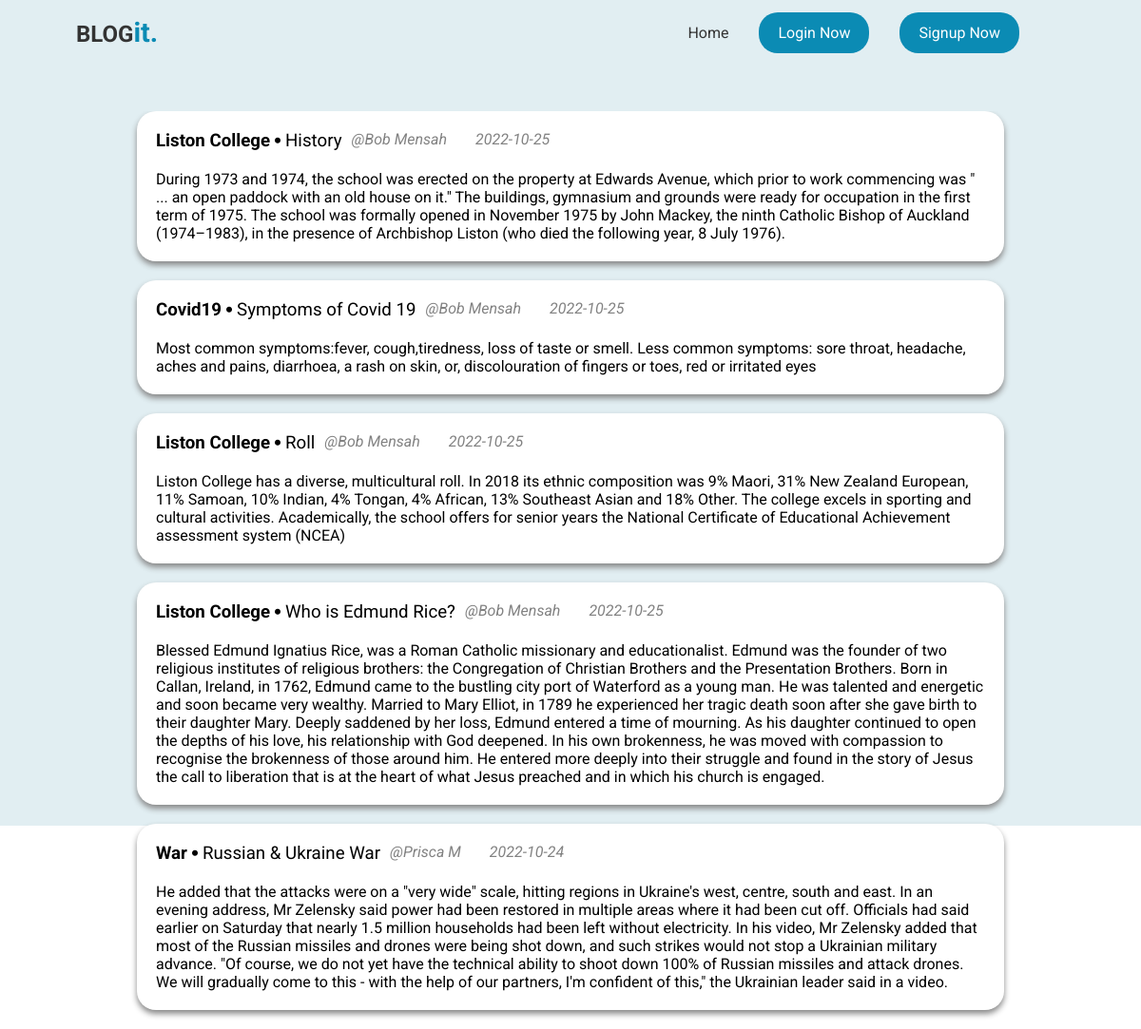
The page /community.php on the database its author committed.
### tables this page shows
CREATE TABLE `users` (
  `userid` int(5) NOT NULL,
  `firstname` varchar(150) NOT NULL,
  `lastname` varchar(150) NOT NULL,
  `email` varchar(150) NOT NULL,
  `password` varchar(120) NOT NULL,
  `usertype` int(1) DEFAULT 1,
  `userdate` date DEFAULT NULL,
  `online` int(11) DEFAULT NULL
);

CREATE TABLE `blog` (
  `blogid` int(5) NOT NULL,
  `bgname` varchar(150) NOT NULL,
  `bgdescript` varchar(200) NOT NULL,
  `bgdate` date NOT NULL,
  `userid` int(5) NOT NULL
);

CREATE TABLE `entry` (
  `entryid` int(5) NOT NULL,
  `entname` varchar(150) NOT NULL,
  `enttext` varchar(2000) NOT NULL,
  `blogid` int(5) NOT NULL,
  `statusid` int(1) NOT NULL,
  `entdate` date NOT NULL
);

### dtb.php (called while the page is built, shortened)
<?php
class dtb_blog {
  private $host = "localhost";
  private $user = "root";
  private $dtb = "kelvinme_blog";
  private $pass = "";
  private $conn;
  public function __construct() {
    try {
      $this->conn = new PDO( "mysql:host=" . $this->host . ";dbname=" . $this->dtb, $this->user, $this->pass );
    } catch ( PDOException $e ) {
      print( 'Unable to connect to the database server.' );
      exit();
    }
  }
  public function getpublishdata2() {
    $statusid = 1;
    try {
      $sql = "SELECT * FROM users INNER JOIN blog ON users.userid = blog.userid INNER JOIN entry ON blog.blogid = entry.blogid WHERE statusid=:statusid";
      $q = $this->conn->prepare( $sql );
      $q->execute( array( 'statusid' => $statusid ) );
      while ( $r = $q->fetch( PDO::FETCH_ASSOC ) ) {
        $results[] = $r;
      }
      if ( !empty( $results ) ) {
        return $results;
        exit();
      } else {
        return false;
      }
    } catch ( PDOException $e ) {
      print( 'Unable to get task data' );
      exit();
    };
  }
}
?>

### community.php (the view, shortened to what this page needs)
<?php
spl_autoload_register( function ( $class ) {
  include_once( 'dtb.php' );
} );
$obj = new dtb_blog;
?>
<!doctype html>
<html>
<head>
<link rel="stylesheet" href="https://cdnjs.cloudflare.com/ajax/libs/font-awesome/6.1.1/css/all.min.css" />
<link rel="stylesheet" href="css/style.css">
</head>
</head>
<body>
<nav id="navbar">
  <div class="nav-logo">
    <h1>BLOG<span class="text-primary">it.</span></h1>
 </div>
  <div id="nav-menu"><a href="homepage.php">Home</a><a class="btn<?php if ( isset( $_SESSION[ 'loggedIn' ] ) ) {echo" nodisplay"; } ?>" href="login.php">Login Now</a><a class="btn<?php if ( isset( $_SESSION[ 'loggedIn' ] ) ) {echo" nodisplay"; } ?>" href="registration.php">Signup Now</a> <a class="navsignup <?php if ( isset( $_SESSION[ 'loggedIn' ] ) ) {echo" nodisplay"; } ?>" href="#contact"></a>
  </div>
</nav>
	<div class="container3">
  <section class="publishedinfo">
    <div class="container2">
        <?php
        $_SESSION[ 'publishentrydata' ] = $obj->getpublishdata2();
		if ( isset($_SESSION[ 'publishentrydata' ]) && ($_SESSION[ 'publishentrydata' ])) {
          foreach ( $_SESSION[ 'publishentrydata' ] as $result1 ) {
            echo'
			<div class="displaypublishdetails">
				<div class="publishedheader">
					<div class="topicname">
						<h3 class="blogname"> ' . $result1[ 'bgname' ] . '</h3>
						<i class="fa-solid fa-circle"></i>
						<h3 class="entryname">'. $result1[ 'entname' ] . '</h3>
					</div>
					<div class="authordate">
						<p class="authorname"> @'. $result1[ 'firstname' ]. ' '. $result1[ 'lastname' ].'</p>
						<p class="publisheddate">'. $result1[ 'entdate' ]. '</p>
					</div>
			  	</div>
				<div class="publishedinfo">
				'. $result1[ 'enttext' ] .'
				</div>
			  </div>';
          }
        }
        ?>
      </div>
	  </section>
    </div>
</body>
</html>

### css/style.css (style rules this page uses)
*, *::before, *::after { margin: 0; padding: 0; box-sizing: border-box; }
body { font-family: roboto; height: 100%; }
:root { --primary-color: #c1dde7; --border-radius: 0 20px 20px 0; --border-radius-2: 20px; --box-shadow: 0px 6px 10px #888; --box-shadow-2: 0px 4px 6px #888; --background-color: #0b8bb4; --secondary-color: #e1eef2; --tertiary-color: #0b8bb4; --text-color-secondary: #626262; }
.btn { border: none; background-color: #0b8bb4; border-radius: 20px; color: #fff; cursor: pointer; font-size: 1rem; padding: 12px 20px; }
.text-primary { color: #0b8bb4; font-size: 1.8rem; text-align: center; }
#navbar { display: flex; top: 0; justify-content: space-between; align-items: center; background-color: #e1eef2; padding: 0.8rem 5rem; color: #fff; }
#navbar #nav-menu { display: flex; align-items: center; list-style: none; text-decoration: none; }
#navbar #nav-menu a:not(.btn) { color: #333; }
#navbar #nav-menu a { margin: 0 1rem; text-decoration: none; }
.nav-logo { text-decoration: none; color: #333; }
.container2 { padding: 0 4rem; overflow: auto; margin-bottom: 100px; }
.container3 { top: 0; margin: 0; padding: 3rem 5rem; height: 100vh; background-color: var(--secondary-color); }
.displaypublishdetails { margin-bottom: 20px; background-color: #fff; border-radius: var(--border-radius-2); box-shadow: var(--box-shadow-2); padding: 20px; }
.publishedheader { display: flex; flex-direction: row; align-content: center; text-align: center; margin-bottom: 20px; }
.topicname { display: flex; flex-direction: row; }
.entryname { font-weight: normal; }
.fa-circle { align-self: center; font-size: 20%; margin: 0 5px; }
.authordate { display: flex; flex-direction: row; font-style: italic; color: #828282; margin-left: 10px; }
.authorname { margin-right: 30px; }

### rows shown on the page
users: blog.bgname "Liston College", entry.entname "History", firstname "Bob", lastname "Mensah", entry.entdate "2022-10-25", entry.enttext "During 1973 and 1974, the school was erected on the property at Edwards Avenue, which prior to work commencing was \" ... an open paddock with an old house on it.\" The buildings, gymnasium and grounds were ready for occupation in the first term of 1975. The school was formally opened in November 1975 by John Mackey, the ninth Catholic Bishop of Auckland (1974–1983), in the presence of Archbishop Liston (who died the following year, 8 July 1976).", blog.bgname "Covid19", entry.entname "Symptoms of Covid 19", entry.enttext "Most common symptoms:fever, cough,tiredness, loss of taste or smell. Less common symptoms: sore throat, headache, aches and pains, diarrhoea, a rash on skin, or, discolouration of fingers or toes, red or irritated eyes", entry.entname "Roll", entry.enttext "Liston College has a diverse, multicultural roll. In 2018 its ethnic composition was 9% Maori, 31% New Zealand European, 11% Samoan, 10% Indian, 4% Tongan, 4% African, 13% Southeast Asian and 18% Other. The college excels in sporting and cultural activities. Academically, the school offers for senior years the National Certificate of Educational Achievement assessment system (NCEA)", entry.entname "Who is Edmund Rice?", entry.enttext "Blessed Edmund Ignatius Rice, was a Roman Catholic missionary and educationalist. Edmund was the founder of two religious institutes of religious brothers: the Congregation of Christian Brothers and the Presentation Brothers. Born in Callan, Ireland, in 1762, Edmund came to the bustling city port of Waterford as a young man. He was talented and energetic and soon became very wealthy. Married to Mary Elliot, in 1789 he experienced her tragic death soon after she gave birth to their daughter Mary. Deeply saddened by her loss, Edmund entered a time of mourning. As his daughter continued to open the depths of his love, his relationship with God deepened. In his own brokenness, he was moved with…"
users: blog.bgname "War", entry.entname "Russian & Ukraine War", firstname "Prisca", lastname "M", entry.entdate "2022-10-24", entry.enttext "He added that the attacks were on a \"very wide\" scale, hitting regions in Ukraine's west, centre, south and east. In an evening address, Mr Zelensky said power had been restored in multiple areas where it had been cut off. Officials had said earlier on Saturday that nearly 1.5 million households had been left without electricity. In his video, Mr Zelensky added that most of the Russian missiles and drones were being shot down, and such strikes would not stop a Ukrainian military advance. \"Of course, we do not yet have the technical ability to shoot down 100% of Russian missiles and attack drones. We will gradually come to this - with the help of our partners, I'm confident of this,\" the…"
